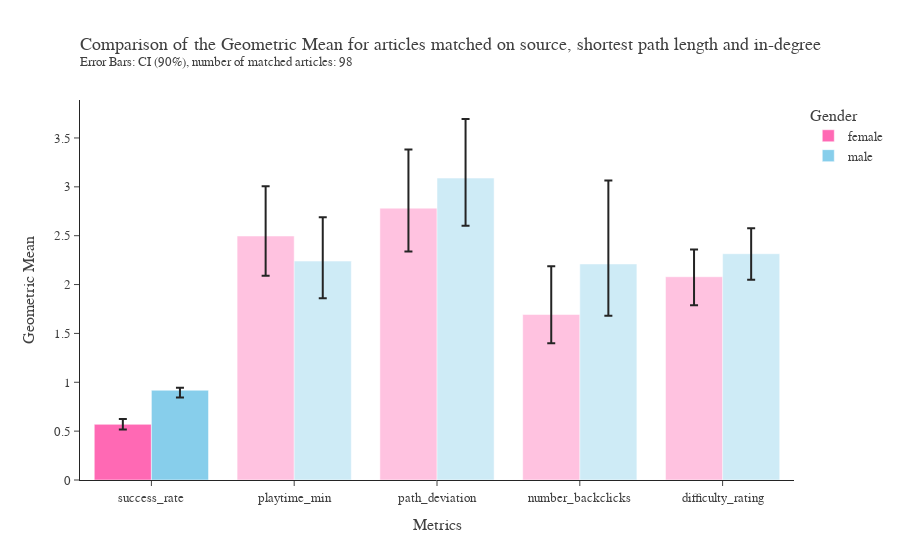

The notebook cell this image was saved under:
### Code cell
summary_figure(degree_match_summary, 98, "source, shortest path length and in-degree", "degree_match", opacity = [1,0.4,0.4,0.4,0.4])

### Figure 1 — Plotly figure (JSON) as saved in the notebook; plotly's stock layout.template omitted (floating-point values rounded to 4 significant figures)
{"data": [{"error_y": {"array": [0.05342, 0.5102, 0.6007, 0.4944, 0.2776], "arrayminus": [0.05354, 0.4064, 0.4425, 0.2941, 0.2909], "type": "data"}, "marker": {"color": ["hotpink", "hotpink", "hotpink", "hotpink", "hotpink"], "opacity": [1, 0.4, 0.4, 0.4, 0.4]}, "name": "female", "type": "bar", "x": ["success_rate", "playtime_min", "path_deviation", "number_backclicks", "difficulty_rating"], "y": [0.5696, 2.497, 2.782, 1.694, 2.08]}, {"error_y": {"array": [0.02636, 0.4494, 0.6046, 0.8534, 0.2607], "arrayminus": [0.07475, 0.381, 0.4876, 0.5292, 0.2677], "type": "data"}, "marker": {"color": ["skyblue", "skyblue", "skyblue", "skyblue", "skyblue"], "opacity": [1, 0.4, 0.4, 0.4, 0.4]}, "name": "male", "type": "bar", "x": ["success_rate", "playtime_min", "path_deviation", "number_backclicks", "difficulty_rating"], "y": [0.9186, 2.24, 3.089, 2.211, 2.316]}], "layout": {"autosize": true, "barmode": "group", "font": {"color": "#404040", "family": "Times New Roman, serif", "size": 13}, "legend": {"title": {"text": "Gender"}}, "title": {"text": "Comparison of the Geometric Mean for articles matched on source, shortest path length and in-degree<br><sup>Error Bars: CI (90%), number of matched articles: 98</sup>", "x": 0, "xref": "paper"}, "xaxis": {"autorange": true, "range": [-0.5, 4.5], "title": {"text": "Metrics"}, "type": "category"}, "yaxis": {"autorange": true, "range": [0, 3.888], "title": {"text": "Geometric Mean"}, "type": "linear"}}}
